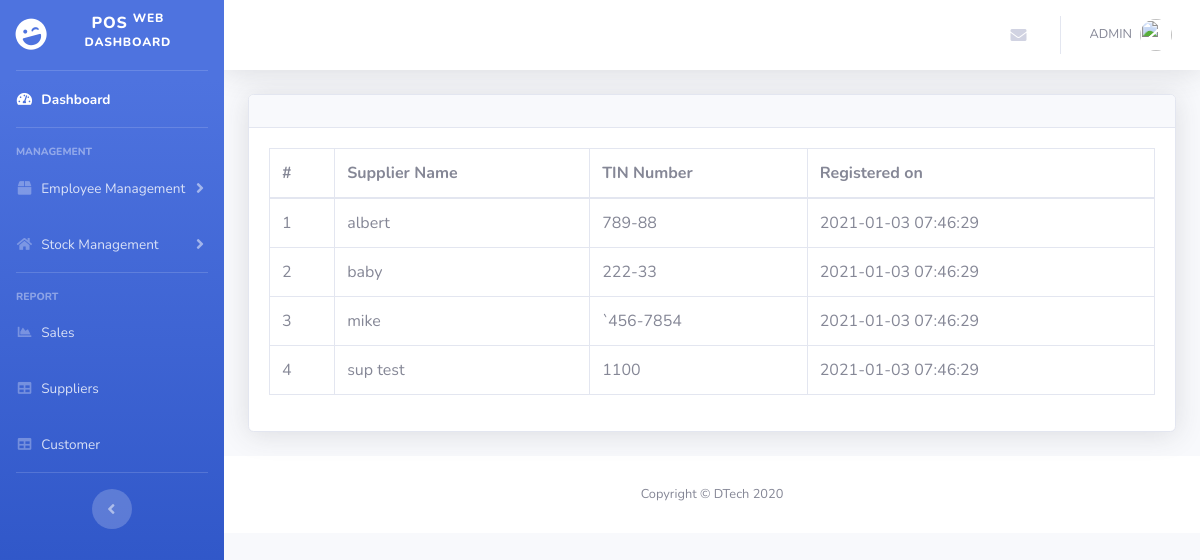
Screenshot of /admin/supplier.php with the database file from the repository.
### tables this page shows
CREATE TABLE `supplier` (
  `sid` int(11) NOT NULL,
  `supplier_Name` varchar(50) NOT NULL,
  `Tp_Number` varchar(10) NOT NULL,
  `sregTime` timestamp NOT NULL DEFAULT current_timestamp()
);

### admin/supplier.php (the view, shortened to what this page needs)
<?php
include('includes/header.php');
include('includes/navbar.php');
include('security.php')
?>
<div class="container-fluid">
<div class="card shadow mb-4">
  <div class="card-header py-3">
  </div>
  <div class="card-body">
    <div class="table-responsive">
      <table class="table table-bordered" id="dataTable" width="100%" cellspacing="0">
      <?php
                $query = "SELECT * FROM supplier ORDER BY supplier_Name";
                $query_run = mysqli_query($connection, $query);
            ?>
        <thead>
          <tr>
            <th> # </th>
            <th> Supplier Name </th>
            <th> TIN Number </th>
            <th> Registered on </th>
          </tr>
        </thead>
        <tbody>
        <?php
                        if(mysqli_num_rows($query_run) > 0)
                        {
                          $count++;
                            while($row = mysqli_fetch_assoc($query_run))
                            {
                        ?>
                            <tr>
                                <td><?php  echo $count++; ?></td>
                                <td><?php  echo $row['supplier_Name']; ?></td>
                                <td><?php  echo $row['Tp_Number']; ?></td>
                                <td><?php  echo $row['sregTime']; ?></td>
                            </tr>
                        <?php
                            }
                        }
                        else {
                            echo "No Record Found";
                        }
                        ?>
        </tbody>
      </table>
    </div>
  </div>
</div>
</div>
<?php
include('includes/footer.php');
?>

### rows the page displays
supplier: supplier_Name "albert", Tp_Number "789-88", sregTime "2021-01-03 07:46:29"
supplier: supplier_Name "baby", Tp_Number "222-33", sregTime "2021-01-03 07:46:29"
supplier: supplier_Name "mike", Tp_Number "`456-7854", sregTime "2021-01-03 07:46:29"
supplier: supplier_Name "sup test", Tp_Number "1100", sregTime "2021-01-03 07:46:29"
